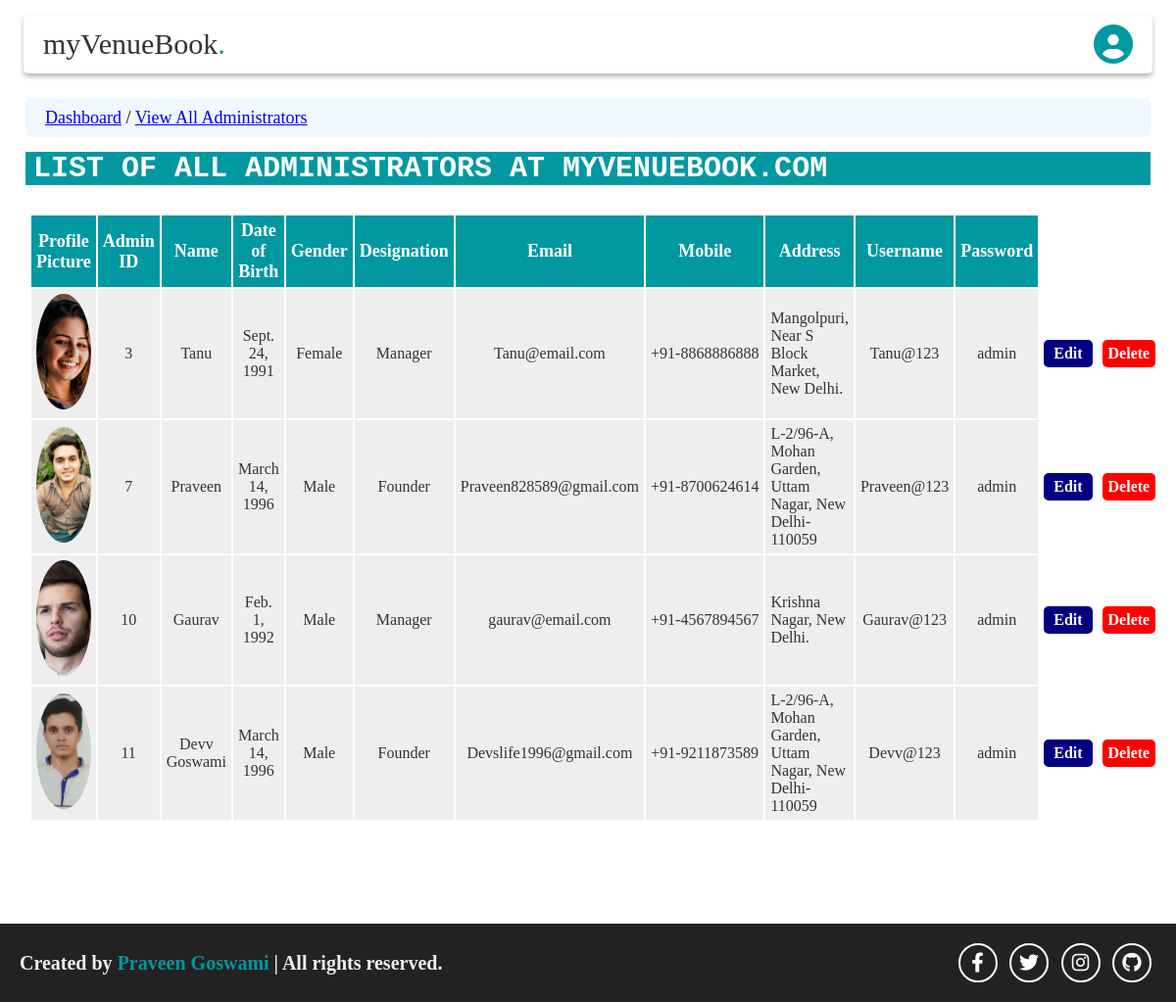
The app's page /administrator/viewalladministrator/ (signed in) with its own data.
### administrator/models.py (models this page shows)
class administratorTable(models.Model):
    adminId = models.AutoField(primary_key=True)
    adminName = models.CharField(max_length=50)
    adminDob = models.DateField(auto_now=False, auto_now_add=False, null=True)
    adminGender = models.CharField(max_length=15)
    adminDesignation = models.CharField(max_length=50)
    adminEmail = models.EmailField(max_length=100)
    adminMobileCountryCode = models.CharField(max_length=10, default='')
    adminMobileNumber = models.CharField(max_length=20)
    adminAddress = models.CharField(max_length=120)
    adminImage = models.ImageField(upload_to='media/', default='', blank=True)
    adminUsername = models.CharField(max_length=50)
    adminPassword = models.CharField(max_length=50)

### administrator/views.py (the view)
    def mod_someFunction(request):
        if 'adminUsername' in request.session.keys():
            return someFunction(request)
        else:
            return HttpResponseRedirect("http://localhost:8000/administrator/")

### administrator/views.py (called while the page is built)
def login_required_1(someFunction):
    def mod_someFunction(request):
        if 'adminUsername' in request.session.keys():
            return someFunction(request)
        else:
            return HttpResponseRedirect("http://localhost:8000/administrator/")
    return mod_someFunction

@login_required_1
def viewAllAdmin(request):
    alladmins = adminModel.administratorTable.objects.all()
    context = {'alladmins':alladmins}
    res = render(request,'administrator/viewAllAdmin.html',context)
    return HttpResponse(res)

### templates/administrator/viewAllAdmin.html (shortened to what this page needs)
<!DOCTYPE html>
{% extends 'administrator/adminMasterTemplate.html'%}
{% load static %}
    {% block CSS %}
        {{block.super}}
        <link rel="stylesheet" href="{% static 'css/administrator/viewAllAdmin.css' %}">
    {% endblock CSS %}
    {% block home %}
    <section class="view-all-admin-home" id="home">
        <div class="navigator">
            <p><a href="http://localhost:8000/administrator/dashboard/">Dashboard</a> / <a href="#">View All Administrators</a></p>
        </div>
        <div class="heading-container" >
            <h1 class="main-heading">List of All Administrators at MyVenueBook.Com</h1>
        </div>
        <div class="admin-list-container">
            <table cellspacing="0" cellpadding="0">
                <tr class="table-heading">
                    <th>Profile Picture</th>
                    <th>Admin ID</th>
                    <th>Name</th>
                    <th>Date of Birth</th>
                    <th>Gender</th>
                    <th>Designation</th>
                    <th>Email</th>
                    <th>Mobile</th>
                    <th>Address</th>
                    <th>Username</th>
                    <th>Password</th>
                </tr>
                {% for admin in alladmins %}
                <tr class="table-value">
                    <td class="adminprofileimage"><img src="{{admin.adminImage.url}}"></td>
                    <td class="centeralign">{{admin.adminId}}</td>
                    <td class="centeralign">{{admin.adminName}}</td>
                    <td class="centeralign">{{admin.adminDob}}</td>
                    <td class="centeralign">{{admin.adminGender}}</td>
                    <td class="centeralign">{{admin.adminDesignation}}</td>
                    <td class="centeralign">{{admin.adminEmail}}</td>
                    <td class="centeralign">{{admin.adminMobileCountryCode}}-{{admin.adminMobileNumber}}</td>
                    <td>{{admin.adminAddress}}</td>
                    <td class="centeralign">{{admin.adminUsername}}</td>
                    <td class="centeralign">{{admin.adminPassword}}</td>
                    <td class="centeralign button"><a id="editbutton" href="http://localhost:8000/administrator/editadministrator/{{admin.adminId}}/">Edit</a></td>
                    <td class="centeralign button"><a id="deletebutton" onclick="return validate()" href="http://localhost:8000/administrator/deleteadministrator/{{admin.adminId}}/">Delete</a></td>
                </tr>
                {% endfor %}
            </table>
        </div>
    </section>
    {% endblock home %}

### static/css/administrator/adminMasterTemplate.css (style rules this page uses)
* { font-family: 'Times New Roman', Times, serif; padding: 0; margin: 0; box-sizing: border-box; text-decoration: none; text-transform: capitalize; }
html { overflow-x: hidden; font-size: 62.5%; }

### static/css/administrator/viewAllAdmin.css (style rules this page uses)
* { text-transform: none; }
.view-all-admin-home { min-height: 100vh; display: flex; align-items: center; flex-direction: column; position: relative; padding:10rem 2.6rem; background: #fff; }
.view-all-admin-home .navigator { background-color: aliceblue; height:4rem; width:100%; border-radius: .5rem; display: flex; align-items: center; padding-left:2rem; }
.view-all-admin-home .navigator p { font-size:1.8rem; }
.view-all-admin-home .navigator p a { text-decoration: underline; font-family:'Times New Roman', Times, serif; }
.view-all-admin-home .heading-container { width:100%; }
.view-all-admin-home .main-heading { background-color: #0098a1; color:#fff; width:100%; text-transform: uppercase; font-family: 'Courier New', Courier, monospace; font-size:3rem; padding:0rem 0.8rem; margin-top: 1.5rem; }
.view-all-admin-home .admin-list-container { width:100%; margin-top:2.5rem; }
.view-all-admin-home .admin-list-container table { width:100%; padding:.5rem; }
.view-all-admin-home .admin-list-container table .table-heading th { background: #0098a1; border:.1px solid #fff; padding:.5rem; font-size:1.8rem; color:#fff; font-weight: bold; }
.view-all-admin-home .admin-list-container table .table-value td { background:#eee; border:.1px solid #fff; padding:.5rem; font-size:1.6rem; color:#333; }
.view-all-admin-home .admin-list-container table .table-value .centeralign { text-align: center; }
.view-all-admin-home .admin-list-container table .table-value .button { background: none; border:none; width:5%; }
.view-all-admin-home .admin-list-container table .table-value #editbutton { display: inline-block; background: navy; color:#fff; padding:.5rem 1rem; width:100%; border-radius:.5rem; font-weight:bold; }
.view-all-admin-home .admin-list-container table .table-value #deletebutton { display: inline-block; background:red; color:#fff; padding:.5rem .6rem; width:100%; border-radius:.5rem; font-weight:bold; }
.adminprofileimage { width:10%; height:13rem; }
.adminprofileimage img { width:100%; height:100%; object-fit:cover; border-radius:50%; }

### records on screen
administratorTable: adminImage (picture), adminId "3", adminName "Tanu", adminDob "Sept. 24, 1991", adminGender "Female", adminDesignation "Manager", adminEmail "Tanu@email.com", adminMobileCountryCode "+91", adminMobileNumber "8868886888", adminAddress "Mangolpuri, Near S Block Market, New Delhi.", adminUsername "Tanu@123", adminPassword "admin"
administratorTable: adminImage (picture), adminId "7", adminName "Praveen", adminDob "March 14, 1996", adminGender "Male", adminDesignation "Founder", adminEmail "Praveen828589@gmail.com", adminMobileCountryCode "+91", adminMobileNumber "8700624614", adminAddress "L-2/96-A, Mohan Garden, Uttam Nagar, New Delhi-110059", adminUsername "Praveen@123", adminPassword "admin"
administratorTable: adminImage (picture), adminId "10", adminName "Gaurav", adminDob "Feb. 1, 1992", adminGender "Male", adminDesignation "Manager", adminEmail "gaurav@email.com", adminMobileCountryCode "+91", adminMobileNumber "4567894567", adminAddress "Krishna Nagar, New Delhi.", adminUsername "Gaurav@123", adminPassword "admin"
administratorTable: adminImage (picture), adminId "11", adminName "Devv Goswami", adminDob "March 14, 1996", adminGender "Male", adminDesignation "Founder", adminEmail "Devslife1996@gmail.com", adminMobileCountryCode "+91", adminMobileNumber "9211873589", adminAddress "L-2/96-A, Mohan Garden, Uttam Nagar, New Delhi-110059", adminUsername "Devv@123", adminPassword "admin"
